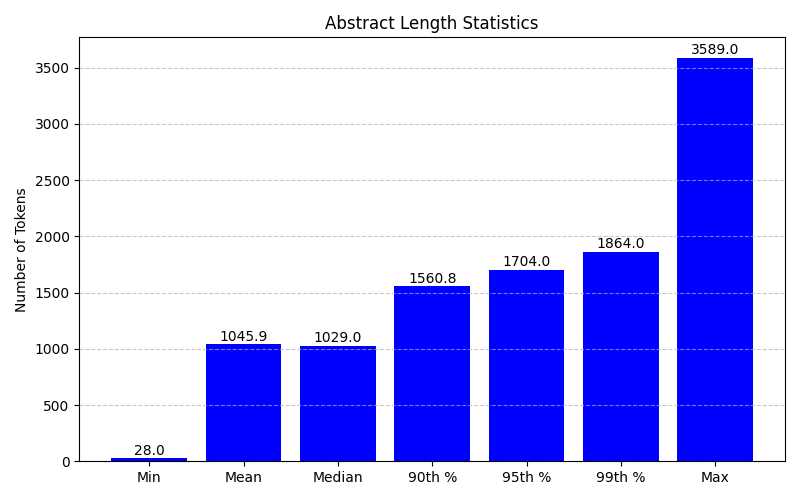

Here is the Python script that generated this plot:
import pandas as pd
import numpy as np
import matplotlib.pyplot as plt


def main():
    dataframe = pd.read_csv("tfidf_data.csv", sep="\t")
    abstract_lengths = []
    for abstract in dataframe["clean_abstract"]:
        abstract_lengths.append(len(abstract))

    stats = {
        'Min': min(abstract_lengths),
        'Mean': np.mean(abstract_lengths),
        'Median': np.median(abstract_lengths),
        '90th %': np.percentile(abstract_lengths, 90),
        '95th %': np.percentile(abstract_lengths, 95),
        '99th %': np.percentile(abstract_lengths, 99),
        'Max': max(abstract_lengths)
    }

    plt.figure(figsize=(8, 5))
    bars = plt.bar(stats.keys(), stats.values(), color='blue')

    for bar in bars:
        height = bar.get_height()
        plt.text(bar.get_x() + bar.get_width()/2, height + 1, f'{height:.1f}',
                 ha='center', va='bottom', fontsize=10)

    plt.title('Abstract Length Statistics')
    plt.ylabel('Number of Tokens')
    plt.grid(axis='y', linestyle='--', alpha=0.7)
    plt.tight_layout()
    plt.savefig("data_stats.png")


if __name__ == "__main__":
    main()
